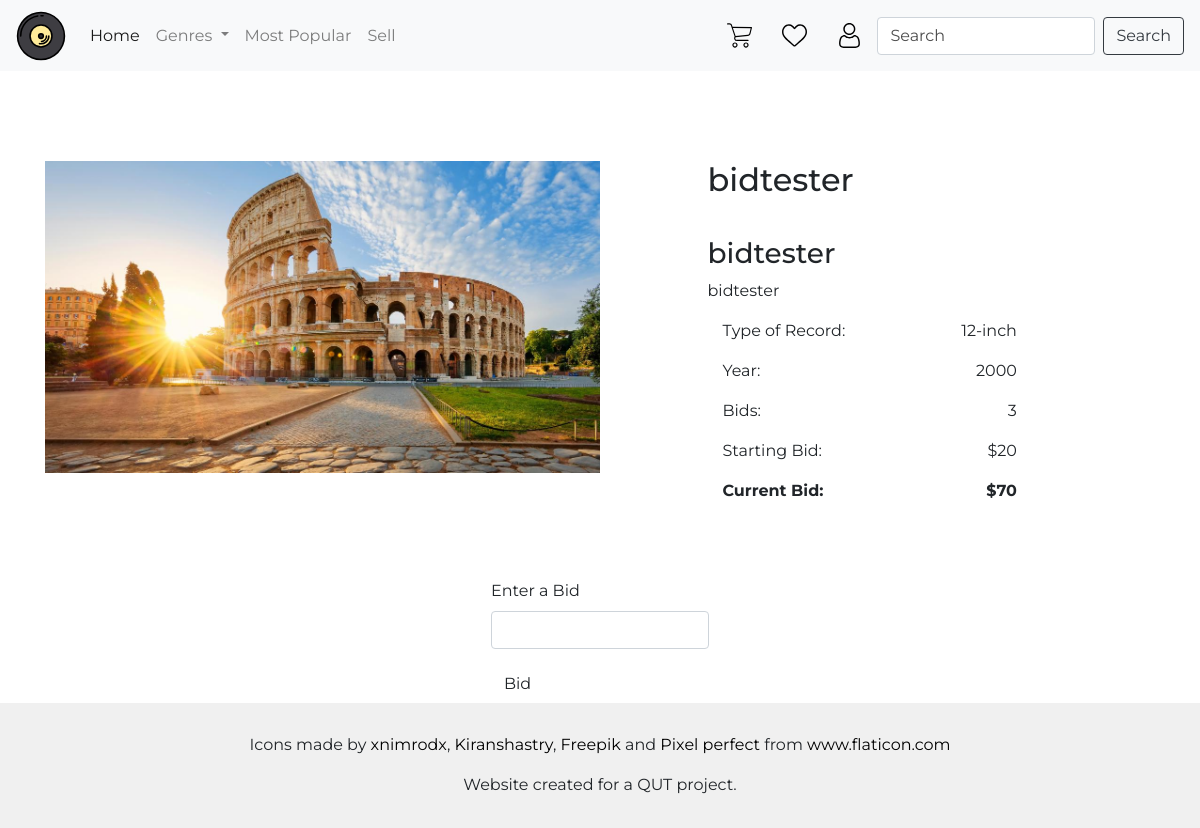
/item/26, run on an earlier commit of the app's database.
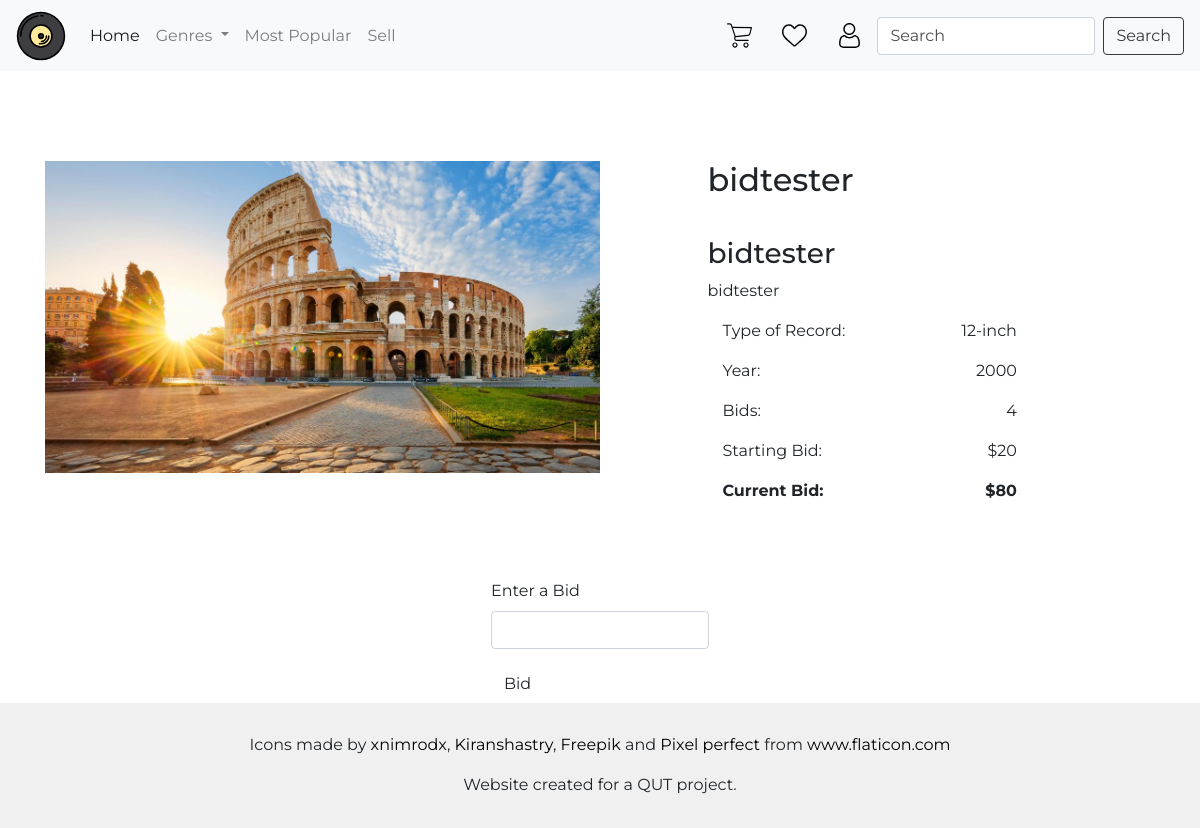
And on a later commit of the database.
### auction/models.py (models this page shows, shortened)
class Item(db.Model):
    __tablename__ = 'items'
    id = db.Column(db.Integer, primary_key=True)
    name = db.Column(db.String(100), index=True, nullable=False)
    description = db.Column(db.String(200), nullable=False)
    artist = db.Column(db.String(100), index=True, nullable=False)
    genre = db.Column(db.String(80), index=True, nullable=False)
    year = db.Column(db.Integer, nullable=False)
    designation = db.Column(db.String(80), nullable=False)
    image = db.Column(db.String(400), nullable=False)
    starting_value = db.Column(db.Integer, nullable=False)
    current_value = db.Column(db.Integer, nullable=False)
    bid_number = db.Column(db.Integer, nullable=True)
    status = db.Column(db.String(80), index=True, nullable=False)
    user_id = db.Column(db.Integer, db.ForeignKey('users.id'))
    date_posted = db.Column(db.String, nullable=False)
    watchlists = db.relationship('Watchlist', backref='items')
    bids = db.relationship('Bid', backref='items')

### auction/auth.py (the view)
@bp2.route("/<id>")
def show(id):
    form = BidForm()
    details = Item.query.filter_by(id=id).first()
    return render_template('created_item_details.html', details=details, form=form)

### auction/forms.py
class BidForm(FlaskForm):
    value = IntegerField("Enter a Bid", validators=[NumberRange(min=20), InputRequired
                                                    ("Please bid higher than the current bid")])
    submit = SubmitField("Bid")

### auction/templates/created_item_details.html (shortened to what this page needs)
{% extends 'base.html' %}
{% import "bootstrap/wtf.html" as wtf %}
{% block content %}
<div class="row def-padding space-between">
    <div class="col-lg-6 col-xs-12 top-btm-padding">
        <img class="img-fluid" src={{details.image}} alt="Record Image">
    </div>
    <div class="col-lg-5 col-xs-12 col-sm-12 col-md-12">
        <h2 class="top-btm-padding">{{details.name}}</h2>
        <h3>{{details.artist}}</h3>
        <p class="card-text">{{details.description}}</p>
        <div class="space-between col-lg-9 col-md-10 col-sm-12">
            <p>Type of Record: </p>
            <p>{{details.designation}}</p>
        </div>
        <div class="space-between col-lg-9 col-md-10 col-sm-12">
            <p>Year: </p>
            <p>{{details.year}}</p>
        </div>
        <div class="space-between col-lg-9 col-md-10 col-sm-12">
            <p>Bids: </p>
            <p>{{details.bid_number}}</p>
        </div>
        <div class="space-between col-lg-9 col-md-10 col-sm-12">
            <p>Starting Bid: </p>
            <p>${{details.starting_value}}</p>
        </div>
        <div class="space-between col-lg-9 col-md-10 col-sm-12 font-weight-bold">
            <p>Current Bid: </p>
            <p>${{details.current_value}}</p>
        </div>
    </div>
</div>
<div class="col-12 justify-center space-between">
    {{wtf.quick_form(form,
        "/item/{0}/bid".format(details.id))}}
</div>
{% endblock %}

What changed in the data, as far as the page shows it:
changed Item "bidtester": bid_number "3" → "4"; current_value "70" → "80"
